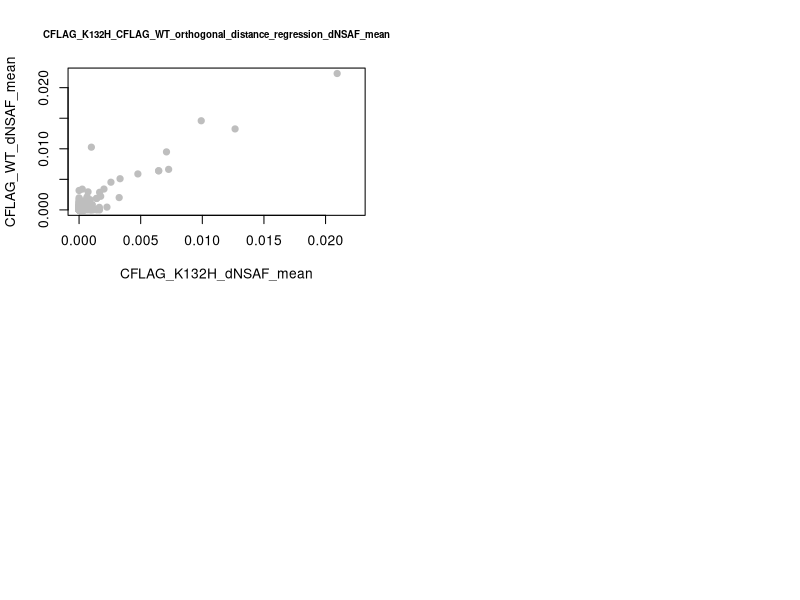

This figure's R source: (Note: this script raises an error after producing the figure.)
library(tidyr)
library(magrittr)
library(dplyr)
library(pracma)  ## odregress
signedln = function(x) {
  ifelse(x <= 1, 0, log(x))
}
logmean <- function (x) {
  mean <- 10000*mean(x, na.rm = T)
  signedln(mean)
}
dNSAF_input <- read.delim("201610_MS_results.txt", head = T)
outfilename_plot_all = paste0(Sys.Date(), "_MS_dNSAF_all_pairwise_plots.pdf")
dNSAF_gathered <- dNSAF_input %>% gather(sample, dNSAF, -Protein_Name)
dNSAF <- dNSAF_gathered %>% separate(sample, into = c("flag", "bait", "mutant", "technical_replicate")) 
dNSAF_mean <- with(dNSAF, aggregate(dNSAF, by = list(Protein_Name, flag, bait, mutant), mean))
names(dNSAF_mean) <- c("protein", "flag", "bait", "mutant", "dNSAF_mean")
dNSAF_logmean <- with(dNSAF, aggregate(dNSAF, by = list(Protein_Name, flag, bait, mutant), logmean))
dNSAF_mean <- cbind(dNSAF_mean, "dNSAF_logmean" = dNSAF_logmean$x)
dNSAF_mean <- dNSAF_mean %>% gather(measure, dNSAF, -protein, -flag, -bait, -mutant)
mutants <- as.character(unique(dNSAF_mean$mutant))
mutants <- mutants[mutants != "WT"]
Nterminal_WT <- dNSAF_mean %>% subset(flag == "NFLAG" & mutant == "WT")
Cterminal_WT <- dNSAF_mean %>% subset(flag == "CFLAG" & mutant == "WT")
residuals_df <- data.frame()
orthogonal_distance_regression_ms <- function(df, df_ref, measure_to_plot) {
  merged_df <- merge(df, df_ref, by = "protein") %>% filter(measure.x == measure_to_plot, measure.y == measure_to_plot)
  odregress_fit <- odregress(merged_df$dNSAF.x, merged_df$dNSAF.y)
  fit_parameters <- odregress_fit$coeff
  merged_df <- cbind(merged_df, "residuals" = odregress_fit$resid)
  if (merged_df$flag.x[1] == merged_df$flag.y[1] & measure_to_plot == "dNSAF_logmean") {
     residuals_df <- rbind(residuals_df, merged_df)
  }
  return(merged_df)
}
xy.limits <- data.frame("measure" = rep("dNSAF_mean",2), "range" = range(dNSAF_mean$dNSAF[dNSAF_mean$measure == "dNSAF_mean"]))
xy.limits <- rbind(xy.limits, data.frame("measure" = rep("dNSAF_logmean",2), "range" = range(dNSAF_mean$dNSAF[dNSAF_mean$measure == "dNSAF_logmean"])))
odregress_plot <- function (merged_df) {
  measure_being_plotted <- as.character(merged_df$measure.x[1])
  sample <- paste(as.character(merged_df$flag.x[1]), as.character(merged_df$mutant.x[1]), sep = "_")
  control <- paste(as.character(merged_df$flag.y[1]), as.character(merged_df$mutant.y[1]), sep = "_")
  xlabel <- paste(sample, measure_being_plotted, sep = "_")
  ylabel <- paste(control, measure_being_plotted, sep = "_")
  plot_title <- paste(sample, control, "orthogonal_distance_regression", measure_being_plotted, sep = "_")
  axes_limits <- xy.limits$range[xy.limits$measure == measure_being_plotted]
  plot(merged_df$dNSAF.x, merged_df$dNSAF.y, xlim = axes_limits, ylim = axes_limits, cex.main = 0.7, main = plot_title, xlab = xlabel, ylab = ylabel, col = "gray", pch = 19)
  abline(b = fit_parameters[1], a = fit_parameters[2], col = "gray")
  interesting_subset <- subset(merged_df, abs(residuals) > quantile(abs(merged_df$residuals), probs = 0.75))
  points(interesting_subset$dNSAF.x, interesting_subset$dNSAF.y, col = "darkseagreen", pch = 19)
  text(interesting_subset$dNSAF.x, interesting_subset$dNSAF.y, labels = interesting_subset$protein, pos = 3, cex = 0.4)
}
#### plot mutants versus wt in normal and log scale
opar <- par
pdf(outfilename_plot_all, width = 10, height = 10)
op <- par(mfrow = c(2,2))
for (m in mutants) {
  mutant_subset <- subset(dNSAF_mean, mutant == m)
  if (mutant_subset$flag[1] == "NFLAG") {
    orthogonal_distance_regression_ms(mutant_subset, Nterminal_WT, "dNSAF_mean") %>% odregress_plot
    orthogonal_distance_regression_ms(mutant_subset, Cterminal_WT, "dNSAF_mean") %>% odregress_plot
    orthogonal_distance_regression_ms(mutant_subset, Nterminal_WT, "dNSAF_logmean") %>% odregress_plot
    orthogonal_distance_regression_ms(mutant_subset, Cterminal_WT, "dNSAF_logmean") %>% odregress_plot
  } else {
    orthogonal_distance_regression_ms(mutant_subset, Cterminal_WT, "dNSAF_mean") %>% odregress_plot
    orthogonal_distance_regression_ms(mutant_subset, Nterminal_WT, "dNSAF_mean") %>% odregress_plot
    orthogonal_distance_regression_ms(mutant_subset, Cterminal_WT, "dNSAF_logmean") %>% odregress_plot
    orthogonal_distance_regression_ms(mutant_subset, Nterminal_WT, "dNSAF_logmean") %>% odregress_plot
  }
}
dev.off()
par(opar)






